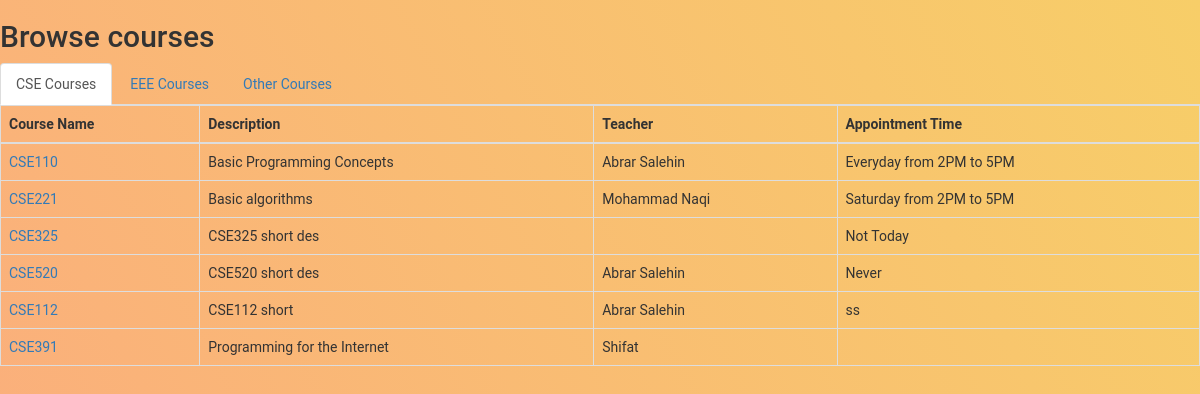
Page /edusharev1/browsev2.php on the committed database.
### tables this page shows
CREATE TABLE `course` (
  `id` int(6) UNSIGNED NOT NULL,
  `name` varchar(6) NOT NULL,
  `description` text NOT NULL,
  `teacher` varchar(100) NOT NULL,
  `coursetype` varchar(3) NOT NULL DEFAULT 'CSE',
  `appointment` varchar(100) NOT NULL,
  `longdes` varchar(1000) NOT NULL,
  `timings` time NOT NULL,
  `startdate` date NOT NULL,
  `enddate` date NOT NULL,
  `schedule` varchar(8) NOT NULL
);

### edusharev1/browsev2.php (the view, shortened to what this page needs)
<!DOCTYPE html>
<html lang="en">
<head>
  <link rel="stylesheet" href="https://maxcdn.bootstrapcdn.com/bootstrap/3.4.0/css/bootstrap.min.css">
  <link rel="stylesheet" href="style.css">
</head>
<body>
<h2>Browse courses</h2>
<div class="bs-docs-example">
    <ul id="myTab" class="nav nav-tabs">
        <li class="active"><a href="#cse" data-toggle="tab">CSE Courses</a>
        </li>
        <li><a href="#eee" data-toggle="tab">EEE Courses</a>
        </li>
        <li><a href="#other" data-toggle="tab">Other Courses</a>
        </li>
    </ul>
    <div id="myTabContent" class="tab-content">
        <div class="tab-pane fade in active" id="cse">
            <table class="table table-bordered">
                <thead>
                    <tr>
                        <th>Course Name</th>
                        <th>Description</th>
                        <th>Teacher</th>
                        <th>Appointment Time</th>
                    </tr>
                </thead>
                <tbody>
                <?php
$conn = mysqli_connect("localhost", "root", "", "testsite");
$sql = "SELECT name, description, teacher, coursetype, appointment FROM course";
$result = $conn->query($sql);
if ($result->num_rows > 0) {
while($row = mysqli_fetch_array($result)) {
    if($row["coursetype"] === "CSE"){
        $name = $row['name'];
        echo "<tr>";
        echo "<td>" . '<a href="classroomv2.php?course='.$name.'">'.$name.'</a>' . "</td>";
        echo "<td>" . $row['description'] . "</td>";
        echo "<td>" . $row['teacher'] . "</td>";
        echo "<td>" . $row['appointment'] . "</td>";
        echo "<tr>";
    }
}
echo "</table>";
} else { echo "0 results"; }
?>
        </div>
    </div>
</div>
</body>
</html>

### edusharev1/style.css (style rules this page uses)
body { background-color: #FBAB7E; background-image: linear-gradient(62deg, #FBAB7E 0%, #F7CE68 100%); height: 100%; margin: 0; background-repeat: no-repeat; background-attachment: fixed; font-family: 'Roboto', sans-serif; }
html { height: 100%; }

### rows in the picture
course: name "CSE110", description "Basic Programming Concepts", teacher "Abrar Salehin", appointment "Everyday from 2PM to 5PM"
course: name "CSE221", description "Basic algorithms", teacher "Mohammad Naqi", appointment "Saturday from 2PM to 5PM"
course: name "CSE325", description "CSE325 short des", appointment "Not Today"
course: name "CSE520", description "CSE520 short des", teacher "Abrar Salehin", appointment "Never"
course: name "CSE112", description "CSE112 short", teacher "Abrar Salehin", appointment "ss"
course: name "CSE391", description "Programming for the Internet", teacher "Shifat"
